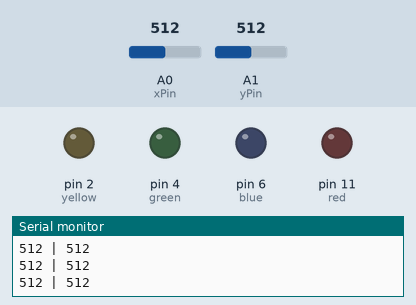
A sketch run on a simulated Arduino Uno, built with avr-gcc and run on an emulated ATmega328P. Parts: output pins drawn as LEDs (lit = HIGH), the last lines printed to the serial monitor. The test bench sets the inputs (shaded band); at power-on: A0 (xPin) = 512, A1 (yPin) = 512.

Above: at 1.2 s.
1.3 s: A0 (xPin) set to 545
At 2.5 s:
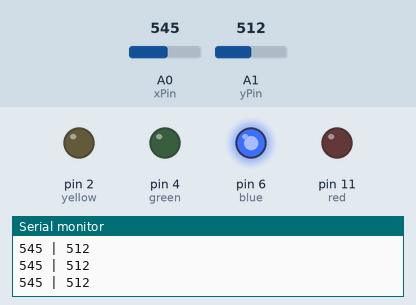
2.8 s: A0 (xPin) set to 480
At 3.7 s:
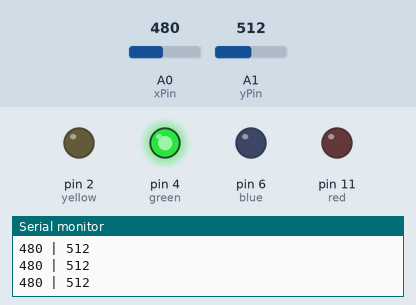
4.3 s: A0 (xPin) set to 499
At 4.8 s:
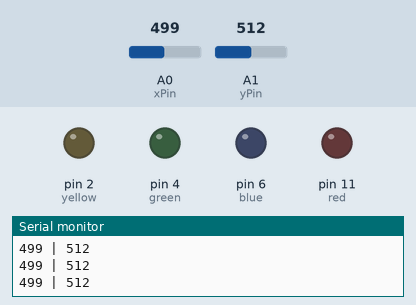
7.3 s: A1 (yPin) set to 546
At 8.2 s:
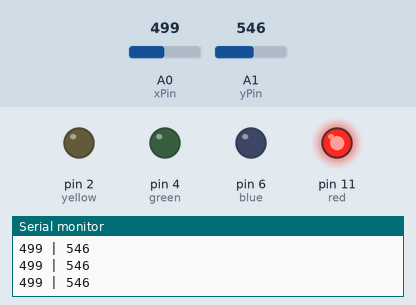
8.8 s: A1 (yPin) set to 480
At 9.7 s:
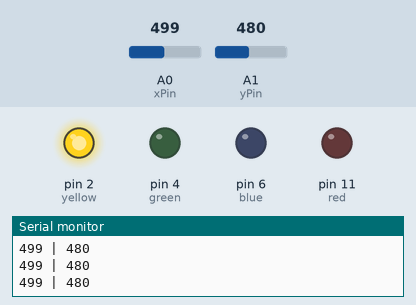
10.3 s: A1 (yPin) set to 500
At 10.8 s:
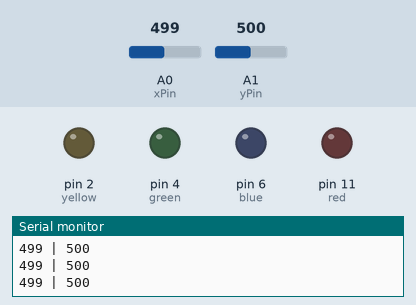
Timing chart, 0 to 12.8 s (numbered marks = the images above; inputs shaded):
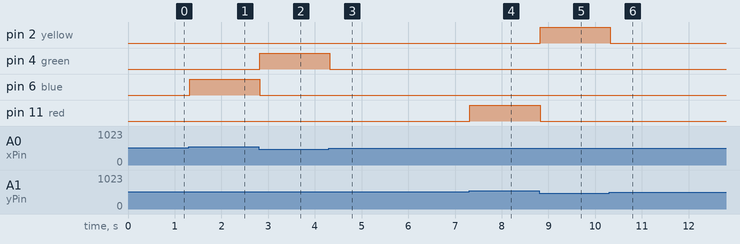

The sketch:

lab2.ino
```cpp
int yellow = 2;
int red = 11;
int blue = 6;
int green = 4;
int xPin = A0;
int yPin = A1;
int sw = 8;

int centerMax = 530;
int centerMin = 490;


void setup() {
  Serial.begin(9600);

  pinMode(xPin, INPUT);
  pinMode(yPin, INPUT);

  pinMode(yellow, OUTPUT);
  pinMode(red, OUTPUT);
  pinMode(blue, OUTPUT);
  pinMode(green, OUTPUT);

  pinMode(sw, INPUT);
}

void loop() {

  int xVal = analogRead(xPin);
  int yVal = analogRead(yPin);

  Serial.print(xVal);
  Serial.print(" | ");
  Serial.println(yVal);

  if ((xVal < centerMin) && (centerMin < yVal && yVal < centerMax)){
    digitalWrite(green, HIGH);
    digitalWrite(red, LOW);
    digitalWrite(blue, LOW);
    digitalWrite(yellow, LOW);
    }

  else if ((xVal > centerMax) && (centerMin < yVal && yVal < centerMax)){
    digitalWrite(green, LOW);
    digitalWrite(red, LOW);
    digitalWrite(blue, HIGH);
    digitalWrite(yellow, LOW);
    }

  else if ((yVal < centerMin)&& (centerMin < xVal && xVal < centerMax)){
    digitalWrite(green, LOW);
    digitalWrite(red, LOW);
    digitalWrite(blue, LOW);
    digitalWrite(yellow, HIGH);
    }

  else if ((yVal > centerMax)&& (centerMin < xVal && xVal < centerMax) ){
    digitalWrite(green, LOW);
    digitalWrite(red, HIGH);
    digitalWrite(blue, LOW);
    digitalWrite(yellow, LOW);
    }

  else {
    digitalWrite(green, LOW);
    digitalWrite(red, LOW);
    digitalWrite(blue, LOW);
    digitalWrite(yellow, LOW);
    }
}
```

Measured:
- the behaviour switches between 530 and 531 on A0 (xPin) (found by bisection; images 0 and 1)
- the behaviour switches between 489 and 490 on A0 (xPin) (found by bisection; images 2 and 3)
- the behaviour switches between 530 and 531 on A1 (yPin) (found by bisection; images 3 and 4)
- after the input at 1.3 s, pin 6 (blue): LOW → HIGH at once
- after the input at 2.8 s, pin 4 (green): LOW → HIGH at once; pin 6 (blue): HIGH → LOW at once
- after the input at 4.3 s, pin 4 (green): HIGH → LOW at once
- after the input at 7.3 s, pin 11 (red): LOW → HIGH at once
- after the input at 8.8 s, pin 2 (yellow): LOW → HIGH at once; pin 11 (red): HIGH → LOW at once
- after the input at 10.3 s, pin 2 (yellow): HIGH → LOW at once
